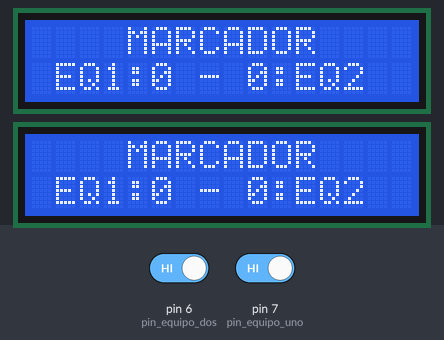
Simulated run of this sketch. Board: Arduino Uno, built with avr-gcc and run on an emulated ATmega328P. Parts: 2 × 16×2 character LCD. The inputs (shaded band) are chosen by the test bench; at power-on: pin 6 (pin_equipo_dos) HIGH, pin 7 (pin_equipo_uno) HIGH.

Above: at 1.3 s.
1.4 s: pin 6 (pin_equipo_dos) driven LOW
At 2.0 s:
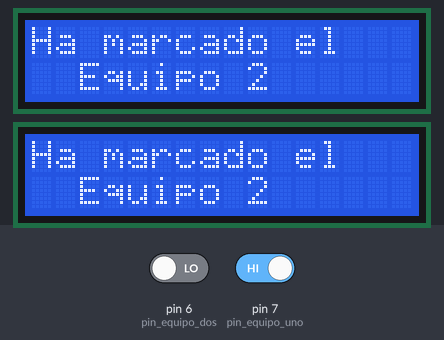
2.9 s: pin 7 (pin_equipo_uno) driven LOW
At 29.6 s:
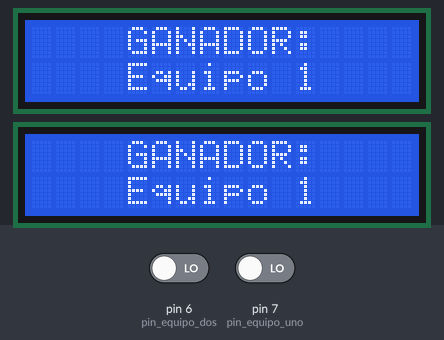
At 39.44 s:
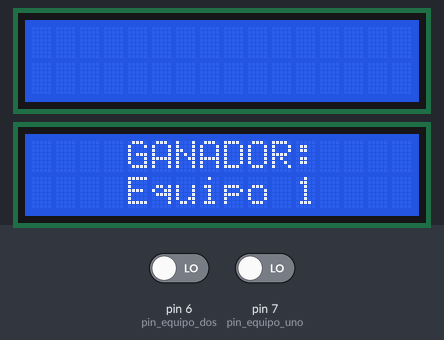
Timing chart, 0 to 40.8 s (numbered marks = the images above; inputs shaded):
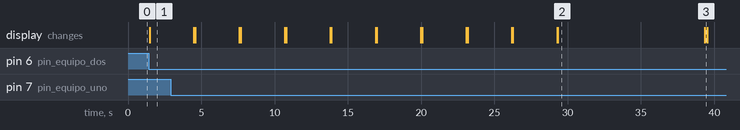

The sketch:

MarcadorFutbolin.ino
```cpp
/* Librerías para manejar el display LCD y la interfaz I2C */
#include <Wire.h>
#include <LCD.h>
#include <LiquidCrystal_I2C.h>

/* Instancias displays de cada equipo (DIRECCIÓN, PIN E, PIN RW, PIN RS, PIN D4, PIN D5, PIN D6, PIN D7) */
LiquidCrystal_I2C lcd(0x27,2,1,0,4,5,6,7);
LiquidCrystal_I2C lcd2(0x27,2,1,0,4,5,6,7);

/* Constantes para los pines de cada equipo */
const byte pin_equipo_uno = 7;
const byte pin_equipo_dos = 6;

/* Variables para detectar si hay un obstaculo en el sensor o no */
int hayObstaculo_uno;
int hayObstaculo_dos;

/* Nombres equipos */
String equipo_uno;
String equipo_dos;

/* Abreviatura de los nombres de los equipos */
String abreviatura_uno;
String abreviatura_dos;

/* Numero de goles de cada equipo */
int goles_equipo_uno;
int goles_equipo_dos;

/* Numero de bolas restantes del partido */
int bolas_restantes;

/* FUNCIÓN SETUP (solo se ejecuta la 1a vez) */
void setup()
{
  lcd.setBacklightPin(3,POSITIVE);          // Establecemos el PIN del backLight del display 1
  lcd.setBacklight(HIGH);                   // Encendemos la iluminación posterior backlight del display 1
  lcd.begin(16,2);                          // Indicamos que el display 1 tiene 16 columnas y 2 filas
  lcd.clear();                              // Limpiamos pantalla del display 1

  lcd2.setBacklightPin(3,POSITIVE);         // Establecemos el PIN del backLight del display 2
  lcd2.setBacklight(HIGH);                  // Encendemos la iluminación posterior backlight del display 2
  lcd2.begin(16,2);                         // Indicamos que el display 2 tiene 16 columnas y 2 filas
  lcd2.clear();                             // Limpiamos pantalla del display 2

  Serial.begin(9600);                       // Iniciamos el monitor serial (9600 para carácteres leíbles)

  /* INICIALIZAMOS VARIABLES DECLARADAS ANTERIORMENTE */
  hayObstaculo_uno = HIGH;
  hayObstaculo_dos = HIGH;

  equipo_uno = "Equipo 1";
  equipo_dos = "Equipo 2";

  abreviatura_uno = "EQ1";
  abreviatura_dos = "EQ2";

  goles_equipo_uno = 0;
  goles_equipo_dos = 0;

  bolas_restantes = 9;
}

/* FUNCIÓN LOOP (se ejecuta siempre repetidamente después del setup) */
void loop()
{
  /* LEEMOS EL PIN DE CADA EQUIPO PARA SABER SI HAY UN OBSTACULO EN EL SENSOR O NO */
  hayObstaculo_uno = digitalRead(pin_equipo_uno);
  hayObstaculo_dos = digitalRead(pin_equipo_dos);

  /* CASO 1: QUEDAN BOLAS DE LA PARTIDA POR JUGAR */
  if (bolas_restantes > 0)
  {
    /* IMPRIMIMOS EL MARCADOR GENERAL EN EL DISPLAY 1 */
    lcd.setCursor(4,0);
    lcd.print("MARCADOR");
    lcd.setCursor(1,1);
    lcd.print(abreviatura_uno+":"+goles_equipo_uno+" - "+goles_equipo_dos+":"+abreviatura_dos);

    /* IMPRIMIMOS EL MARCADOR GENERAL EN EL DISPLAY 1 */
    lcd2.setCursor(4,0);
    lcd2.print("MARCADOR");
    lcd2.setCursor(1,1);
    lcd2.print(abreviatura_uno+":"+goles_equipo_uno+" - "+goles_equipo_dos+":"+abreviatura_dos);

    /* CASO 1.1: HAY UN OBSTACULO EN EL SENSOR DEL EQUIPO 1, LO CUAL SIGNIFICA QUE HA MARCADO GOL EL EQUIPO 2 */
    if (hayObstaculo_uno == LOW)
    {
      goles_equipo_uno++;                     // Se suma 1 gol al equipo 1
      bolas_restantes--;                      // Se resta 1 bola a las bolas del partido

      lcd.clear();                            // Limpiamos el display 1
      lcd2.clear();                           // Limpiamos el display 2

      /* Imprimimos el texto "Ha marcado el + equipo_uno" por el display 1 */
      lcd.setCursor(0,0);
      lcd.print("Ha marcado el");
      lcd.setCursor(2,1);
      lcd.print(equipo_uno);

      /* Imprimimos el texto "Ha marcado el + equipo_uno" por el display 2 */
      lcd2.setCursor(0,0);
      lcd2.print("Ha marcado el");
      lcd2.setCursor(2,1);
      lcd2.print(equipo_uno);

      /* ESPERAMOS 3 SEGUNDOS DESPUÉS DE CUALQUIER GOL */
      delay(3000);

      /* LIMPIAMOS LOS DISPLAYS 1 Y 2 */
      lcd.clear();
      lcd2.clear();

    }
    /* CASO 1.2: HAY UN OBSTACULO EN EL SENSOR DEL EQUIPO 2, LO CUAL SIGNIFICA QUE HA MARCADO GOL EL EQUIPO 1 */
    else if (hayObstaculo_dos == LOW)
    {
      goles_equipo_dos++;                     // Se suma 1 gol al equipo 1
      bolas_restantes--;                      // Se resta 1 bola a las bolas del partido

      lcd.clear();                            // Limpiamos el display 1
      lcd2.clear();                           // Limpiamos el display 2

      /* Imprimimos el texto "Ha marcado el + equipo_dos" por el display 1 */
      lcd.setCursor(0,0);
      lcd.print("Ha marcado el");
      lcd.setCursor(2,1);
      lcd.print(equipo_dos);

      /* Imprimimos el texto "Ha marcado el + equipo_dos" por el display 2 */
      lcd2.setCursor(0,0);
      lcd2.print("Ha marcado el");
      lcd2.setCursor(2,1);
      lcd2.print(equipo_dos);

      /* ESPERAMOS 3 SEGUNDOS DESPUÉS DE CUALQUIER GOL */
      delay(3000);

      /* LIMPIAMOS LOS DISPLAYS 1 Y 2 */
      lcd.clear();
      lcd2.clear();
    }

  }
  /* CASO 2: YA NO QUEDAN BOLAS DE LA PARTIDA POR JUGAR, FINAL DE LA PARTIDA */
  else
  {
    /* EL GANADOR SERÁ IGUAL AL EQUIPO QUE CON MAYOR NÚMERO DE GOLES */
    String ganador = goles_equipo_uno > goles_equipo_dos ? equipo_uno : equipo_dos;

    /* IMPRIMIMOS EN EL DISPLAY 1 EL GANADOR */
    lcd.setCursor(4,0);
    lcd.print("GANADOR:");
    lcd.setCursor(4,1);
    lcd.print(ganador);

    /* IMPRIMIMOS EN EL DISPLAY 2 EL GANADOR */
    lcd2.setCursor(4,0);
    lcd2.print("GANADOR:");
    lcd2.setCursor(4,1);
    lcd2.print(ganador);

    /* DEJAMOS 10 SEGUNDOS DE SEPARACIÓN ENTRE EL FINAL DE UNA PARTIDA Y EL COMIENZO DE OTRA */
    delay(10000);

    /* LLAMAMOS A LA FUNCIÓN SETUP() PARA EMPEZAR OTRA PARTIDA */
    setup();
  }
}
```

Measured:
- after the input at 1.4 s, the display: changes after 0.10 s (image 1)
- what the display in image 2 shows lasts 10.1 s, from 29.3 s to 39.4 s
